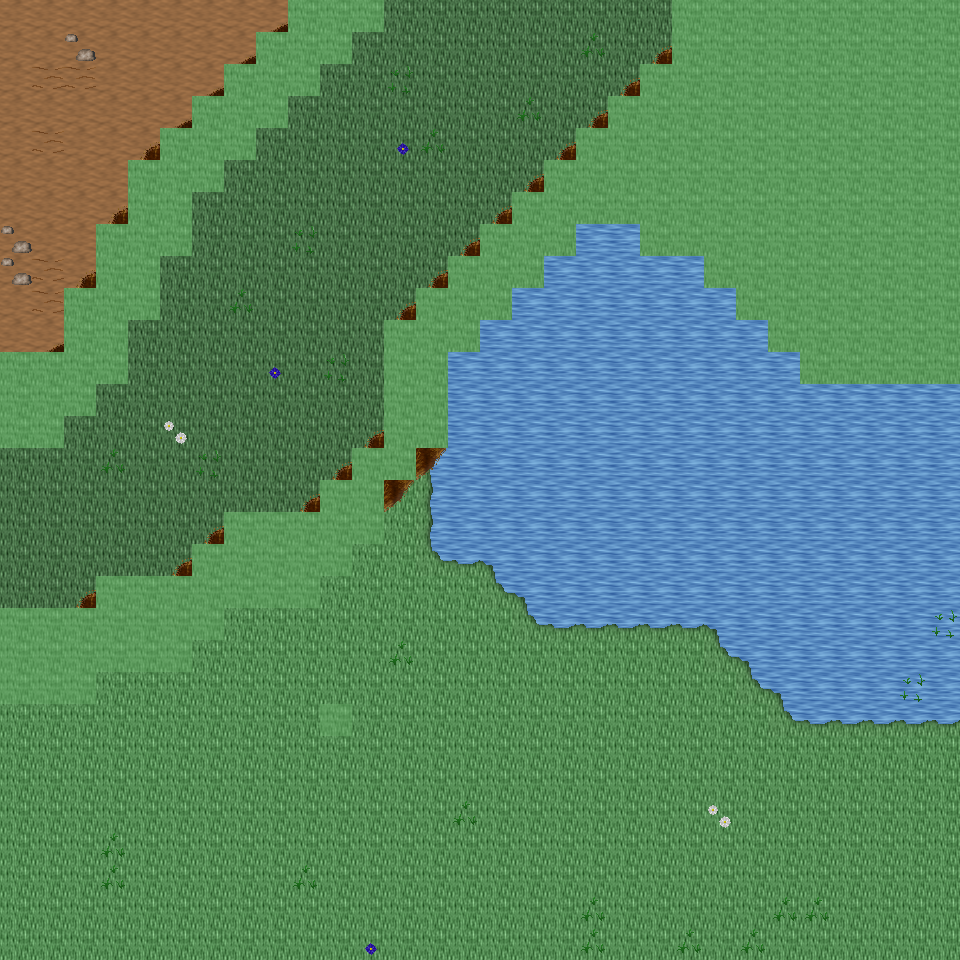

Below is a game level as drawn by its tile map, then a one-line description and the .tmx that defines it (tile-layer data replaced by summaries):
An orthogonal 30x30 tile map with 32x32 px tiles, 6 tile layers (Ground, Object, Object2, Above, ...), 33 tilesets and 4 objects (4x mapExit).

<map version="1.0" orientation="orthogonal" renderorder="right-down" width="30" height="30" tilewidth="32" tileheight="32" nextobjectid="5">
  <tileset firstgid="1" name="tileset_ground_ground" tilewidth="32" tileheight="32" tilecount="33" columns="3">
    <image source="../drawable/tileset_ground_ground.png" width="96" height="352" />
  </tileset>
  <tileset firstgid="34" name="tileset_ground_ice_ice" tilewidth="32" tileheight="32" tilecount="3" columns="3">
    <image source="../drawable/tileset_ground_ice_ice.png" width="96" height="32" />
  </tileset>
  <tileset firstgid="37" name="tileset_ground_water_pool" tilewidth="32" tileheight="32" tilecount="72" columns="3">
    <image source="../drawable/tileset_ground_water_pool.png" width="96" height="768" />
  </tileset>
  <tileset firstgid="109" name="tileset_ground_grass_edges" tilewidth="32" tileheight="32" tilecount="36" columns="12">
    <image source="../drawable/tileset_ground_grass_edges.png" width="384" height="96" />
  </tileset>
  <tileset firstgid="145" name="tileset_ground_ridge_ice_2" tilewidth="32" tileheight="32" tilecount="42" columns="7">
    <image source="../drawable/tileset_ground_ridge_ice_2.png" width="224" height="192" />
  </tileset>
  <tileset firstgid="187" name="tileset_ground_ridge_earth_dark" tilewidth="32" tileheight="32" tilecount="96" columns="12">
    <image source="../drawable/tileset_ground_ridge_earth_dark.png" width="384" height="256" />
  </tileset>
  <tileset firstgid="283" name="tileset_ground_rock_pebbles" tilewidth="32" tileheight="32" tilecount="3" columns="1">
    <image source="../drawable/tileset_ground_rock_pebbles.png" width="32" height="96" />
  </tileset>
  <tileset firstgid="286" name="tileset_plant_grasses" tilewidth="32" tileheight="32" tilecount="6" columns="3">
    <image source="../drawable/tileset_plant_grasses.png" width="96" height="64" />
  </tileset>
  <tileset firstgid="292" name="tileset_plant_bush_bushes" tilewidth="32" tileheight="32" tilecount="10" columns="5">
    <image source="../drawable/tileset_plant_bush_bushes.png" width="160" height="64" />
  </tileset>
  <tileset firstgid="302" name="tileset_ground_cobbled_paving" tilewidth="32" tileheight="32" tilecount="1" columns="1">
    <image source="../drawable/tileset_ground_cobbled_paving.png" width="32" height="32" />
  </tileset>
  <tileset firstgid="303" name="tileset_ground_grass_corners" tilewidth="32" tileheight="32" tilecount="24" columns="6">
    <image source="../drawable/tileset_ground_grass_corners.png" width="192" height="128" />
  </tileset>
  <tileset firstgid="327" name="tileset_plant_flower_daisy_white" tilewidth="32" tileheight="32" tilecount="8" columns="2">
    <image source="../drawable/tileset_plant_flower_daisy_white.png" width="64" height="128" />
  </tileset>
  <tileset firstgid="335" name="tileset_plant_flower_daisy_blue" tilewidth="32" tileheight="32" tilecount="8" columns="2">
    <image source="../drawable/tileset_plant_flower_daisy_blue.png" width="64" height="128" />
  </tileset>
  <tileset firstgid="343" name="tileset_item_armor_sword_rack" tilewidth="32" tileheight="32" tilecount="4" columns="2">
    <image source="../drawable/tileset_item_armor_sword_rack.png" width="64" height="64" />
  </tileset>
  <tileset firstgid="347" name="tileset_plant_stump_small_stump" tilewidth="32" tileheight="32" tilecount="4" columns="2">
    <image source="../drawable/tileset_plant_stump_small_stump.png" width="64" height="64" />
  </tileset>
  <tileset firstgid="351" name="tileset_item_postbox" tilewidth="32" tileheight="32" tilecount="4" columns="2">
    <image source="../drawable/tileset_item_postbox.png" width="64" height="64" />
  </tileset>
  <tileset firstgid="355" name="tileset_item_armor_weapons_rack" tilewidth="32" tileheight="32" tilecount="18" columns="9">
    <image source="../drawable/tileset_item_armor_weapons_rack.png" width="288" height="64" />
  </tileset>
  <tileset firstgid="373" name="tileset_item_pot_pot_golden_centred" tilewidth="32" tileheight="32" tilecount="3" columns="3">
    <image source="../drawable/tileset_item_pot_pot_golden_centred.png" width="96" height="32" />
  </tileset>
  <tileset firstgid="376" name="tileset_logic_creature_orc" tilewidth="32" tileheight="32" tilecount="6" columns="6">
    <image source="../drawable/tileset_logic_creature_orc.png" width="192" height="32" />
  </tileset>
  <tileset firstgid="382" name="tileset_logic_creature_animal" tilewidth="32" tileheight="32" tilecount="32" columns="8">
    <image source="../drawable/tileset_logic_creature_animal.png" width="256" height="128" />
  </tileset>
  <tileset firstgid="414" name="tileset_logic_creature_gnome" tilewidth="32" tileheight="32" tilecount="6" columns="6">
    <image source="../drawable/tileset_logic_creature_gnome.png" width="192" height="32" />
  </tileset>
  <tileset firstgid="420" name="tileset_logic_portal" tilewidth="32" tileheight="32" tilecount="24" columns="8">
    <image source="../drawable/tileset_logic_portal.png" width="256" height="96" />
  </tileset>
  <tileset firstgid="444" name="tileset_logic_collision" tilewidth="32" tileheight="32" tilecount="1" columns="1">
    <image source="../drawable/tileset_logic_collision.png" width="32" height="32" />
  </tileset>
  <tileset firstgid="445" name="tileset_logic_creature_frogman" tilewidth="32" tileheight="32" tilecount="3" columns="3">
    <image source="../drawable/tileset_logic_creature_frogman.png" width="96" height="32" />
  </tileset>
  <tileset firstgid="448" name="tileset_ground_water_swamp_water" tilewidth="32" tileheight="32" tilecount="33" columns="3">
    <image source="../drawable/tileset_ground_water_swamp_water.png" width="96" height="352" />
  </tileset>
  <tileset firstgid="481" name="tileset_plant_grasses_swamp" tilewidth="32" tileheight="32" tilecount="42" columns="6">
    <image source="../drawable/tileset_plant_grasses_swamp.png" width="192" height="224" />
  </tileset>
  <tileset firstgid="523" name="tileset_plant_stump_hollow_logs" tilewidth="32" tileheight="32" tilecount="6" columns="3">
    <image source="../drawable/tileset_plant_stump_hollow_logs.png" width="96" height="64" />
  </tileset>
  <tileset firstgid="529" name="tileset_plant_tree_tree_darkgreen" tilewidth="32" tileheight="32" tilecount="88" columns="8">
    <image source="../drawable/tileset_plant_tree_tree_darkgreen.png" width="256" height="352" />
  </tileset>
  <tileset firstgid="617" name="tileset_plant_tree_dead_tree_3" tilewidth="32" tileheight="32" tilecount="16" columns="4">
    <image source="../drawable/tileset_plant_tree_dead_tree_3.png" width="128" height="128" />
  </tileset>
  <tileset firstgid="633" name="tileset_building_chimney_smoke" tilewidth="32" tileheight="32" tilecount="40" columns="4">
    <image source="../drawable/tileset_building_chimney_smoke.png" width="128" height="320" />
  </tileset>
  <tileset firstgid="673" name="tileset_building_huts" tilewidth="32" tileheight="32" tilecount="338" columns="26">
    <image source="../drawable/tileset_building_huts.png" width="832" height="416" />
  </tileset>
  <tileset firstgid="1011" name="tileset_logic_creature_fowl" tilewidth="32" tileheight="32" tilecount="6" columns="6">
    <image source="../drawable/tileset_logic_creature_fowl.png" width="192" height="32" />
  </tileset>
  <tileset firstgid="1017" name="tileset_logic_creature_elemental" tilewidth="32" tileheight="32" tilecount="16" columns="8">
    <image source="../drawable/tileset_logic_creature_elemental.png" width="256" height="64" />
  </tileset>
  <layer name="Ground" width="30" height="30">
    <data>[900 cells, 900 non-empty, 5 distinct tile ids]</data>
  </layer>
  <layer name="Object" width="30" height="30">
    <data>[900 cells, 204 non-empty, 23 distinct tile ids]</data>
  </layer>
  <layer name="Object2" width="30" height="30">
    <data>[900 cells, 6 non-empty, 3 distinct tile ids]</data>
  </layer>
  <layer name="Above" width="30" height="30">
    <data>[900 cells, 0 non-empty, 0 distinct tile ids]</data>
  </layer>
  <layer name="Above2" width="30" height="30">
    <data>[900 cells, 0 non-empty, 0 distinct tile ids]</data>
  </layer>
  <layer name="Walkable" width="30" height="30">
    <data>[900 cells, 209 non-empty, 1 distinct tile ids]</data>
  </layer>
  <objectgroup name="MapEvents">
    <object id="1" name="north" type="mapExit" x="0" y="0" width="288" height="32">
      <properties>
        <property name="map" value="level_0_x187_y44" />
        <property name="x" value="0" />
        <property name="y" value="28" />
      </properties>
    </object>
    <object id="2" name="north2" type="mapExit" x="384" y="0" width="288" height="32">
      <properties>
        <property name="map" value="level_0_x187_y44" />
        <property name="x" value="12" />
        <property name="y" value="28" />
      </properties>
    </object>
    <object id="3" name="south" type="mapExit" x="0" y="928" width="960" height="32">
      <properties>
        <property name="map" value="level_0_x187_y46" />
        <property name="x" value="0" />
        <property name="y" value="1" />
      </properties>
    </object>
    <object id="4" name="east" type="mapExit" x="928" y="384" width="32" height="576">
      <properties>
        <property name="map" value="level_0_x188_y45" />
        <property name="x" value="1" />
        <property name="y" value="12" />
      </properties>
    </object>
  </objectgroup>
</map>
